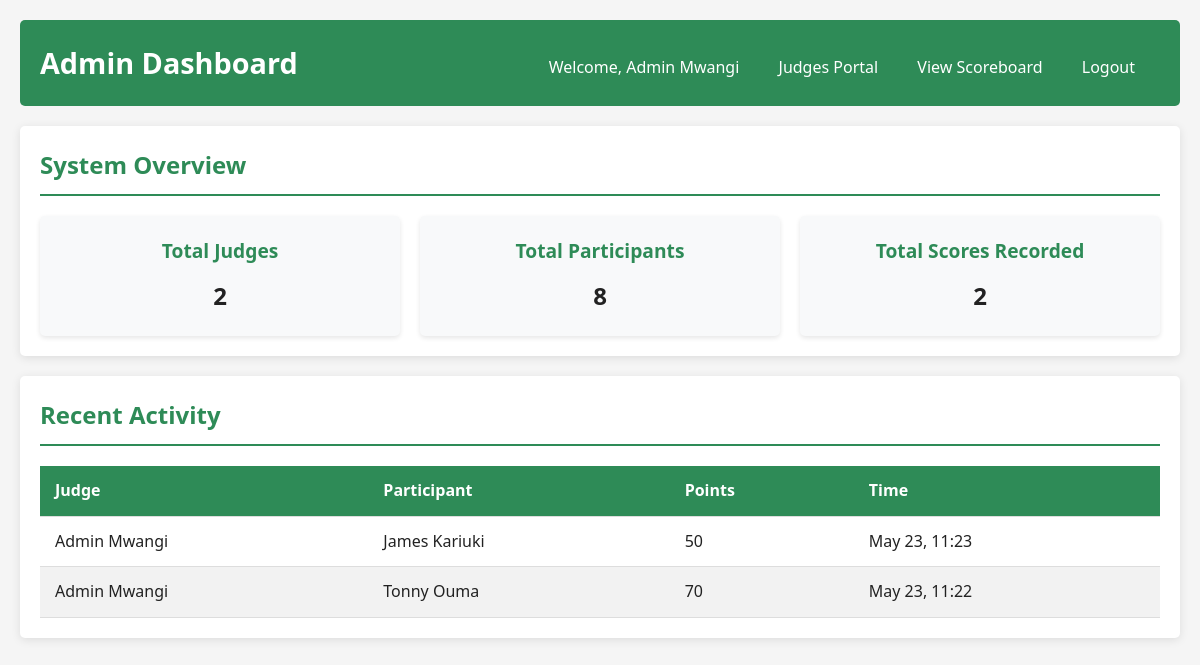
/admin/dashboard.php (signed in), run on the app's committed database.
### tables this page shows
CREATE TABLE IF NOT EXISTS `scores` (
  `id` int NOT NULL AUTO_INCREMENT,
  `judge_id` int NOT NULL,
  `user_id` int NOT NULL,
  `points` int NOT NULL,
  `created_at` timestamp NULL DEFAULT CURRENT_TIMESTAMP,
  PRIMARY KEY (`id`),
  KEY `judge_id` (`judge_id`),
  KEY `user_id` (`user_id`)
);

CREATE TABLE IF NOT EXISTS `judges` (
  `id` int NOT NULL AUTO_INCREMENT,
  `username` varchar(50) NOT NULL,
  `display_name` varchar(100) NOT NULL,
  `password_hash` varchar(255) NOT NULL,
  `is_admin` tinyint(1) DEFAULT '0',
  `created_at` timestamp NULL DEFAULT CURRENT_TIMESTAMP,
  `last_login` timestamp NULL DEFAULT NULL,
  PRIMARY KEY (`id`),
  UNIQUE KEY `username` (`username`)
);

CREATE TABLE IF NOT EXISTS `users` (
  `id` int NOT NULL AUTO_INCREMENT,
  `name` varchar(100) NOT NULL,
  `created_at` timestamp NULL DEFAULT CURRENT_TIMESTAMP,
  PRIMARY KEY (`id`)
);

### includes/functions.php (the view, shortened to what this page needs)
<?php
require_once 'db.php';
function displayRecentActivity() {
    global $pdo;
    $sql = "SELECT j.display_name AS judge, u.name AS participant, s.points, s.created_at
            FROM scores s
            JOIN judges j ON s.judge_id = j.id
            JOIN users u ON s.user_id = u.id
            ORDER BY s.created_at DESC
            LIMIT 5";
    $stmt = $pdo->query($sql);
    $activities = $stmt->fetchAll(PDO::FETCH_ASSOC);
    echo "<table><thead><tr><th>Judge</th><th>Participant</th><th>Points</th><th>Time</th></tr></thead><tbody>";
    foreach ($activities as $activity) {
        echo "<tr>
                <td>{$activity['judge']}</td>
                <td>{$activity['participant']}</td>
                <td>{$activity['points']}</td>
                <td>" . date('M j, H:i', strtotime($activity['created_at'])) . "</td>
              </tr>";
    }
    echo "</tbody></table>";
}
?>

### assets/css/style.css (style rules this page uses)
:root { --primary-color: #2e8b57; --secondary-color: #d10000; --dark-color: #222; --light-color: #f8f9fa; --highlight-color: #ffd700; }
* { margin: 0; padding: 0; box-sizing: border-box; font-family: 'Segoe UI', Tahoma, Geneva, Verdana, sans-serif; }
body { background-color: #f5f5f5; color: var(--dark-color); line-height: 1.6; }
table { width: 100%; border-collapse: collapse; margin-top: 20px; }
table th, table td { padding: 12px 15px; text-align: left; border-bottom: 1px solid #ddd; }
table th { background-color: var(--primary-color); color: white; }
table tr:nth-child(even) { background-color: #f2f2f2; }

### data on the page
scores: judge.display_name "Admin Mwangi", user.name "James Kariuki", points "50", created_at "May 23, 11:23"
scores: judge.display_name "Admin Mwangi", user.name "Tonny Ouma", points "70", created_at "May 23, 11:22"

### other printed values
$_SESSION['display_name'] "Admin Mwangi"
count($judges) "2"
count(getAllUsers()) "8"
getTotalScores() "2"
